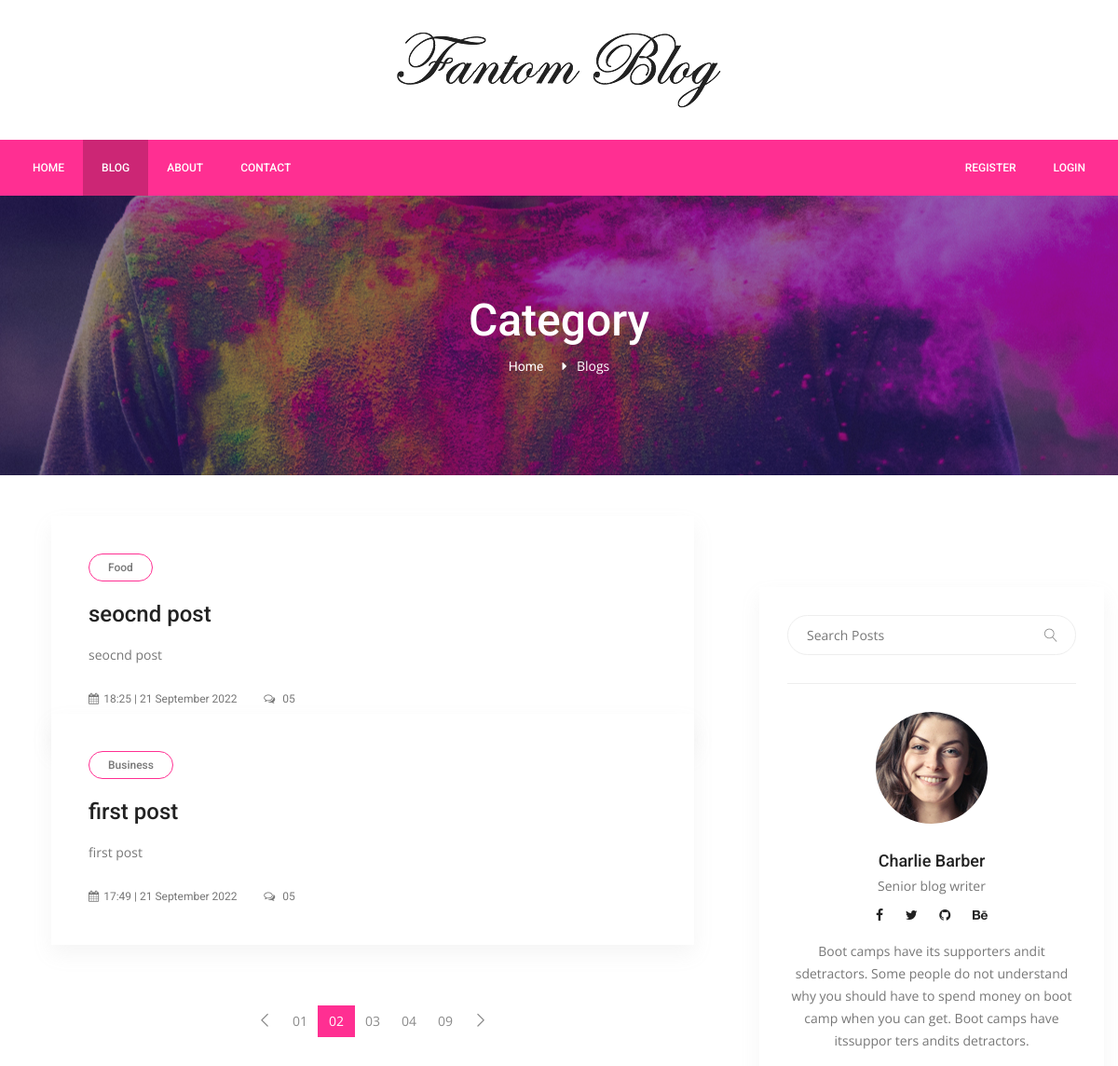
/blog (upper part), run on an earlier commit of the app's database.
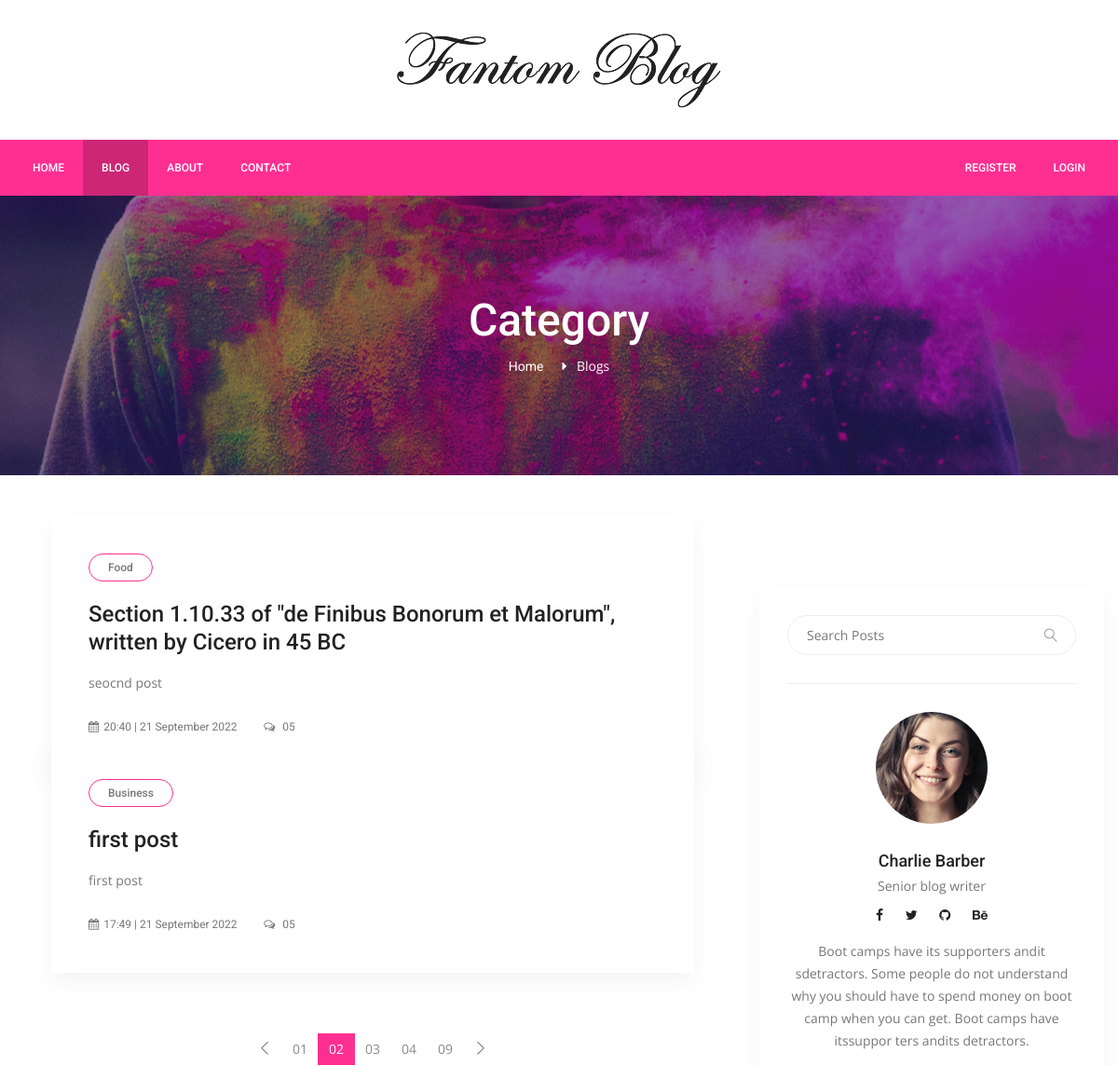
And on a later commit of the database.
### server.py (models this page shows)
class Post(db.Model):
    __tablename__ = "posts"
    id = db.Column(db.Integer, primary_key=True)
    title = db.Column(db.String(500), unique=True, nullable=False)
    subtitle = db.Column(db.String(500), nullable=False)
    description = db.Column(db.Text, nullable=False)
    image_url = db.Column(db.String(500), nullable=False)
    category = db.Column(db.String(250), nullable=False)
    tags = db.Column(db.String(500), nullable=False)
    total_view = db.Column(db.Integer, nullable=False)
    created_date = db.Column(db.String(250), nullable=False)
    updated_date = db.Column(db.String(250), nullable=False)
    post_info = db.relationship("Bookmark", back_populates="post")

### server.py (the view, shortened to what this page needs)
@app.route("/blog")
def blog():
    posts = Post.query.order_by(desc(Post.updated_date)).all()
    search = request.args.get("search")
    if search != None:
        search_posts = Post.query.filter(Post.title.contains(search)).all()
        return render_template("blog/pages/search.html", path=request.path, posts=search_posts, sidebar=sidebar, logged_in=current_user.is_authenticated)
    category = request.args.get("category")
    if category != None:
        category_posts = Post.query.filter_by(category=category).all()
        return render_template("blog/pages/search.html", path=request.path, posts=category_posts, sidebar=sidebar, logged_in=current_user.is_authenticated)
    query_tag = request.args.get("tag")
    return render_template("blog/pages/blogs.html", path=request.path, posts=posts, sidebar=sidebar, logged_in=current_user.is_authenticated)

### templates/blog/pages/blogs.html (shortened to what this page needs)
{% extends "blog/layouts/base.html" %} {% block content %}
<section class="banner_area">
  <div class="banner_inner d-flex align-items-center">
    <div
      class="overlay bg-parallax"
      data-stellar-ratio="0.9"
      data-stellar-vertical-offset="0"
      data-background=""
    ></div>
    <div class="container">
      <div class="banner_content text-center">
        <h2>Category</h2>
        <div class="page_link">
          <a href="{{ url_for('home') }}">Home</a>
          <span style="color: white">Blogs</span>
        </div>
      </div>
    </div>
  </div>
</section>
<section class="blog_area p_120">
  <div class="container">
    <div class="row">
      <div class="col-lg-8">
        <div class="blog_left_sidebar">
          {% for post in posts %}
          <article class="blog_style1">
            <div class="blog_img">
            </div>
            <div class="blog_text">
              <div class="blog_text_inner">
                <a class="cat" href="#">{{ post.category }}</a>
                <a href="{{ url_for('post_detail', post_id=post.id) }}"
                  ><h4>{{ post.title }}</h4></a
                >
                <p>{{ post.subtitle }}</p>
                <div class="date">
                  <a href="#"
                    ><i class="fa fa-calendar" aria-hidden="true"></i>{{
                    post.updated_date }}</a
                  >
                  <a href="#"
                    ><i class="fa fa-comments-o" aria-hidden="true"></i> 05</a
                  >
                </div>
              </div>
            </div>
          </article>
          {% endfor %}
          <nav class="blog-pagination justify-content-center d-flex">
            <ul class="pagination">
              <li class="page-item">
                <a href="#" class="page-link" aria-label="Previous">
                  <span aria-hidden="true">
                    <span class="lnr lnr-chevron-left"></span>
                  </span>
                </a>
              </li>
              <li class="page-item"><a href="#" class="page-link">01</a></li>
              <li class="page-item active">
                <a href="#" class="page-link">02</a>
              </li>
              <li class="page-item"><a href="#" class="page-link">03</a></li>
              <li class="page-item"><a href="#" class="page-link">04</a></li>
              <li class="page-item"><a href="#" class="page-link">09</a></li>
              <li class="page-item">
                <a href="#" class="page-link" aria-label="Next">
                  <span aria-hidden="true">
                    <span class="lnr lnr-chevron-right"></span>
                  </span>
                </a>
              </li>
            </ul>
          </nav>
        </div>
      </div>
      <div class="col-lg-4">{% include 'blog/include/sidebar.html' %}</div>
    </div>
  </div>
</section>
{% endblock %}

### templates/blog/layouts/base.html (shortened to what this page needs)
<!DOCTYPE html>
<html lang="en">
  <head>
    <link
      rel="stylesheet"
      href="{{ url_for('static', filename='css/bootstrap.css') }}"
    />
    <link
      rel="stylesheet"
      href="{{ url_for('static', filename='vendors/linericon/style.css') }}"
    />
    <link
      rel="stylesheet"
      href="{{ url_for('static', filename='css/font-awesome.min.css') }}"
    />
    <link
      rel="stylesheet"
      href="{{ url_for('static', filename='vendors/owl-carousel/owl.carousel.min.css') }}"
    />
    <link
      rel="stylesheet"
      href="{{ url_for('static', filename='vendors/lightbox/simpleLightbox.css') }}"
    />
    <link
      rel="stylesheet"
      href="{{ url_for('static', filename='vendors/nice-select/css/nice-select.css') }}"
    />
    <link
      rel="stylesheet"
      href="{{ url_for('static', filename='vendors/animate-css/animate.css') }}"
    />
    <link
      rel="stylesheet"
      href="{{ url_for('static', filename='vendors/jquery-ui/jquery-ui.css') }}"
    />
    <link
      rel="stylesheet"
      href="{{ url_for('static', filename='css/style.css') }}"
    />
    <link
      rel="stylesheet"
      href="{{ url_for('static', filename='css/responsive.css') }}"
    />
    <link
      rel="stylesheet"
      href="{{ url_for('static', filename='css/arunesh.css') }}"
    />
  </head>
  <body>
    {% include 'blog/include/header.html' %}
    {% block content %} {% endblock %}
  </body>
</html>

### templates/blog/include/header.html (shortened to what this page needs)
<header class="header_area">
      <div class="logo_part">
        <div class="container">
          <a class="logo" href="#"><img src="{{ url_for('static', filename='img/logo.png') }}" alt="" /></a>
        </div>
      </div>
      <div class="main_menu">
        <nav class="navbar navbar-expand-lg navbar-light">
          <div class="container">
            <div
              class="collapse navbar-collapse offset"
              id="navbarSupportedContent"
            >
              <ul class="nav navbar-nav menu_nav">
                <li
                {% if '/' == path %}
                    class="nav-item active"
                {% else %}
                    class="nav-item"
                {% endif %}
                 >
                  <a class="nav-link" href="{{ url_for('home') }}">Home</a>
                </li>
                <li
                  {% if '/blog' == path %}
                    class="nav-item active"
                  {% else %}
                    class="nav-item"
                  {% endif %}
                >
                  <a class="nav-link" href="{{ url_for('blog') }}">Blog</a>
                </li>
                <li
                {% if '/about' == path %}
                    class="nav-item active"
                {% else %}
                    class="nav-item"
                {% endif %}
                >
                  <a class="nav-link" href="{{ url_for('about') }}"
                    >About</a>
                </li>
                <li
                {% if '/contact' == path %}
                    class="nav-item active"
                {% else %}
                    class="nav-item"
                {% endif %}
                >
                  <a class="nav-link" href="{{ url_for('contact') }}"
                    >Contact</a>
                </li>
              </ul>
              <ul class="nav navbar-nav navbar-right ml-auto">
                {% if logged_in: %}
                <li
                {% if '/profile' == path %}
                    class="nav-item active"
                {% else %}
                    class="nav-item"
                {% endif %}
                >
                  <a class="nav-link" href="{{ url_for('profile') }}"
                    >Profile</a>
                </li>
                <li class="nav-item" >
                  <a class="nav-link" href="{{ url_for('logout') }}"
                    >Logout</a>
                </li>
                {% else %}
                <li
                {% if '/register' == path %}
                    class="nav-item active"
                {% else %}
                    class="nav-item"
                {% endif %}
                >
                  <a class="nav-link" href="{{ url_for('register') }}"
                    >Register</a>
                </li>
                <li
                {% if '/login' == path %}
                    class="nav-item active"
                {% else %}
                    class="nav-item"
                {% endif %}
                >
                  <a class="nav-link" href="{{ url_for('login') }}"
                    >Login</a>
                </li>
                {% endif %}
              </ul>
            </div>
          </div>
        </nav>
      </div>
    </header>

### templates/blog/include/sidebar.html (shortened to what this page needs)
<div class="blog_right_sidebar">
  <aside class="single_sidebar_widget search_widget">
    <form>
      <div class="input-group">
        <input
          type="search"
          name="search"
          class="form-control"
          placeholder="Search Posts"
        />
        <span class="input-group-btn">
          <button class="btn btn-default" type="button">
            <i class="lnr lnr-magnifier"></i>
          </button>
        </span>
      </div>
    </form>
    <div class="br"></div>
  </aside>
  <aside class="single_sidebar_widget author_widget">
    <img
      class="author_img rounded-circle"
      src="{{ url_for('static', filename='img/blog/author.png') }}"
      alt=""
    />
    <h4>Charlie Barber</h4>
    <p>Senior blog writer</p>
    <div class="social_icon">
      <a href="#"><i class="fa fa-facebook"></i></a>
      <a href="#"><i class="fa fa-twitter"></i></a>
      <a href="#"><i class="fa fa-github"></i></a>
      <a href="#"><i class="fa fa-behance"></i></a>
    </div>
    <p>
      Boot camps have its supporters andit sdetractors. Some people do not
      understand why you should have to spend money on boot camp when you can
      get. Boot camps have itssuppor ters andits detractors.
    </p>
  </aside>
</div>

What changed in the data, as far as the page shows it:
changed Post "seocnd post": title "seocnd post" → "Section 1.10.33 of \"de Finibus Bonorum et Malorum\", written by Cicero in 45 BC"; updated_date "18:25 | 21 September 2022" → "20:40 | 21 September 2022"
